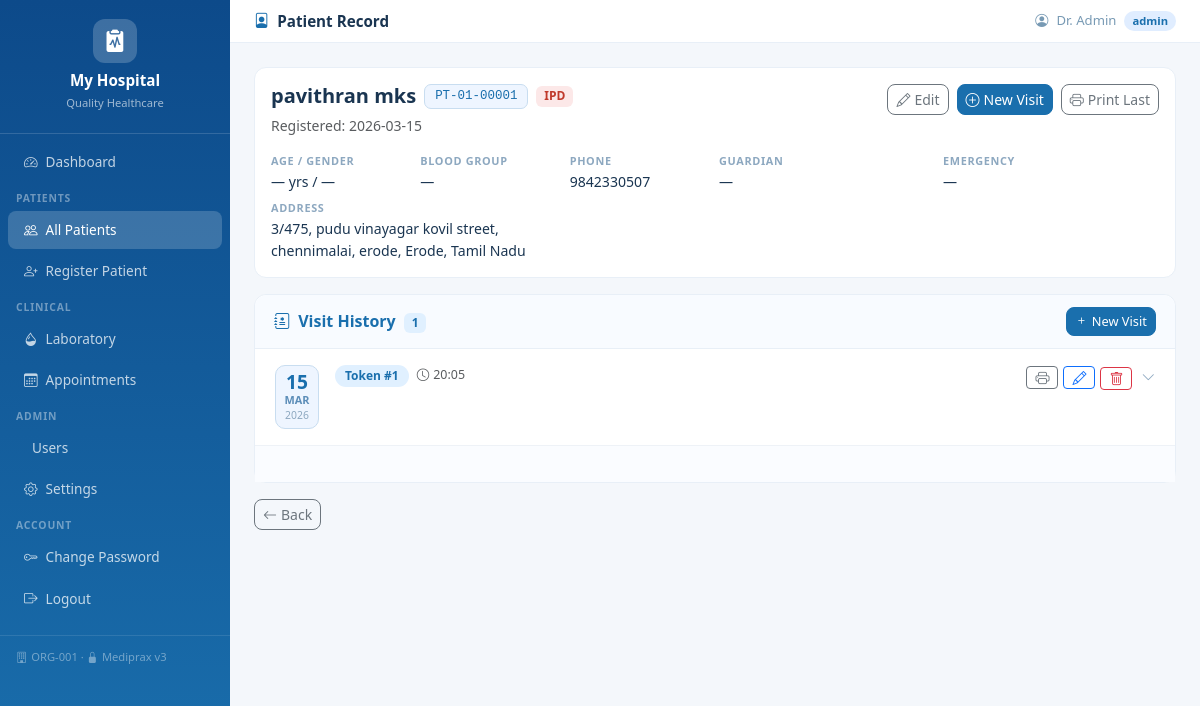
Page /patients/1 (signed in) on the committed database.
### tables this page shows
CREATE TABLE hospitals(
            id         INTEGER PRIMARY KEY AUTOINCREMENT,
            name       TEXT NOT NULL,
            tagline    TEXT DEFAULT 'Quality Healthcare',
            address    TEXT DEFAULT '',
            phone      TEXT DEFAULT '',
            email      TEXT DEFAULT '',
            color1     TEXT DEFAULT '#1a6fad',
            color2     TEXT DEFAULT '#0e9f8b',
            is_active  INTEGER DEFAULT 1,
            created_at TIMESTAMP DEFAULT CURRENT_TIMESTAMP
        , org_id TEXT);

CREATE TABLE users(
            id            INTEGER PRIMARY KEY AUTOINCREMENT,
            hospital_id   INTEGER NOT NULL,
            username      TEXT UNIQUE NOT NULL,
            password_hash TEXT NOT NULL,
            role          TEXT NOT NULL DEFAULT 'nurse'
                          CHECK(role IN ('admin','doctor','nurse','patient')),
            name          TEXT NOT NULL,
            specialization TEXT DEFAULT '',
            phone         TEXT DEFAULT '',
            patient_id    INTEGER,
            created_at    TIMESTAMP DEFAULT CURRENT_TIMESTAMP,
            FOREIGN KEY (hospital_id) REFERENCES hospitals(id)
        );

CREATE TABLE patients(
            id                INTEGER PRIMARY KEY AUTOINCREMENT,
            hospital_id       INTEGER NOT NULL,
            uhid              TEXT,
            name              TEXT NOT NULL,
            dob               DATE,
            age               INTEGER,
            gender            TEXT,
            guardian_name     TEXT DEFAULT '',
            guardian_relation TEXT DEFAULT '',
            emergency_contact TEXT DEFAULT '',
            emergency_phone   TEXT DEFAULT '',
            insurance         TEXT DEFAULT '',
            insurance_no      TEXT DEFAULT '',
            blood_group       TEXT DEFAULT '',
            rh_factor         TEXT DEFAULT '',
            height_cm         INTEGER,
            address           TEXT DEFAULT '',
            city              TEXT DEFAULT '',
            state             TEXT DEFAULT '',
            phone             TEXT DEFAULT '',
            email             TEXT DEFAULT '',
            individual_number TEXT DEFAULT '',
            occupation        TEXT DEFAULT '',
            marital_status    TEXT DEFAULT '',
            religion          TEXT DEFAULT '',
            nationality       TEXT DEFAULT 'Indian',
            comorbidity       TEXT DEFAULT '',
            known_allergies   TEXT DEFAULT '',
            past_medical_history TEXT DEFAULT '',
            past_surgical_history TEXT DEFAULT '',
            family_history    TEXT DEFAULT '',
            habits            TEXT DEFAULT '',
            patient_type      TEXT DEFAULT 'OPD'
                              CHECK(patient_type IN ('OPD','IPD','Emergency')),
            created_at        TIMESTAMP DEFAULT CURRENT_TIMESTAMP,
            updated_at        TIMESTAMP DEFAULT CURRENT_TIMESTAMP, org_id TEXT,
            FOREIGN KEY (hospital_id) REFERENCES hospitals(id)
        );

CREATE TABLE visits(
            id            INTEGER PRIMARY KEY AUTOINCREMENT,
            hospital_id   INTEGER NOT NULL,
            patient_id    INTEGER NOT NULL,
            admission_id  INTEGER,
            visit_type    TEXT DEFAULT 'OPD'
                          CHECK(visit_type IN ('OPD','IPD','Emergency')),
            token_no      INTEGER,
            visit_date    DATE NOT NULL,
            visit_time    TIME,
            doctor_id     INTEGER,
            complaints    TEXT DEFAULT '',
            history_of_illness TEXT DEFAULT '',
            examination_findings TEXT DEFAULT '',
            primary_diagnosis TEXT DEFAULT '',
            secondary_diagnosis TEXT DEFAULT '',
            investigation TEXT DEFAULT '',
            prescription  TEXT DEFAULT '',
            notes         TEXT DEFAULT '',
            advice        TEXT DEFAULT '',
            -- Vitals
            bp_systolic   INTEGER,
            bp_diastolic  INTEGER,
            pulse         INTEGER,
            temperature   REAL,
            weight        REAL,
            height        INTEGER,
            spo2          INTEGER,
            rr            INTEGER,
            blood_sugar   REAL,
            -- Follow-up
            followup_date DATE,
            followup_notes TEXT DEFAULT '',
            created_by    INTEGER,
            created_at    TIMESTAMP DEFAULT CURRENT_TIMESTAMP,
            FOREIGN KEY (hospital_id) REFERENCES hospitals(id),
            FOREIGN KEY (patient_id)  REFERENCES patients(id)
        );

### app/routes/patient_routes.py (the view)
@patient_routes.route('/<int:pid>')
def patient_detail(pid):
    if not _ok(): return redirect(url_for('auth.login'))
    hid = _hid(); db = get_db()
    if session.get('role') == 'patient' and session.get('patient_id') != pid:
        return redirect(url_for('patients.patient_detail', pid=session['patient_id']))
    raw = db.execute('SELECT * FROM patients WHERE id=? AND hospital_id=?',(pid,hid)).fetchone()
    if not raw: flash('Not found.','danger'); return redirect(url_for('patients.patients'))
    patient = _safe(raw, PKEYS)
    visits  = [_safe(v,VKEYS) for v in db.execute(
        'SELECT * FROM visits WHERE patient_id=? AND hospital_id=? ORDER BY visit_date DESC,id DESC',(pid,hid)).fetchall()]
    admissions = [dict(r) for r in db.execute('''
        SELECT a.*,w.name AS ward_name,b.bed_number,u.name AS doctor_name
        FROM admissions a LEFT JOIN wards w ON a.ward_id=w.id
        LEFT JOIN beds b ON a.bed_id=b.id LEFT JOIN users u ON a.admitting_doctor_id=u.id
        WHERE a.patient_id=? AND a.hospital_id=? ORDER BY a.id DESC''',(pid,hid)).fetchall()]
    display_age = _age(patient['dob']) or patient['age']
    return render_template('patient_detail.html', patient=patient, display_age=display_age,
                           visits=visits, admissions=admissions)

### templates/patient_detail.html (shortened to what this page needs)
{% extends "base.html" %}
{% block page_title %}<i class="bi bi-file-person me-2 text-primary"></i>Patient Record{% endblock %}
{% block content %}
<div class="card mb-3">
  <div class="card-body">
    <div class="d-flex justify-content-between align-items-start flex-wrap gap-2 mb-3">
      <div>
        <div class="d-flex align-items-center gap-2 flex-wrap mb-1">
          <h5 class="mb-0 fw-bold" style="color:#1a3551">{{ patient.name }}</h5>
          {% if patient.uhid %}<span style="background:#eef5ff;color:#1a6fad;border:1px solid #c8ddf0;border-radius:7px;padding:2px 10px;font-size:.78rem;font-family:monospace">{{ patient.uhid }}</span>{% endif %}
          {% if patient.patient_type=='IPD' %}<span class="badge" style="background:#fce8e8;color:#c0392b">IPD</span>
          {% elif patient.patient_type=='Emergency' %}<span class="badge" style="background:#fff3cd;color:#856404">Emergency</span>
          {% else %}<span class="badge" style="background:#e8f5e9;color:#2e7d32">OPD</span>{% endif %}
        </div>
        <small class="text-muted">Registered: {{ patient.created_at[:10] if patient.created_at else '—' }}</small>
      </div>
      {% if session.role in ('admin','doctor') %}
      <div class="d-flex gap-2 flex-wrap">
        <a href="{{ url_for('patients.edit_patient', pid=patient.id) }}" class="btn btn-sm btn-outline-secondary" style="border-radius:8px"><i class="bi bi-pencil me-1"></i>Edit</a>
        <a href="{{ url_for('visits.add_visit', pid=patient.id) }}" class="btn btn-sm btn-primary" style="border-radius:8px"><i class="bi bi-plus-circle me-1"></i>New Visit</a>
        {% if visits %}<a href="{{ url_for('visits.print_prescription', pid=patient.id, vid=visits[0].id) }}" class="btn btn-sm btn-outline-secondary" style="border-radius:8px" target="_blank"><i class="bi bi-printer me-1"></i>Print Last</a>{% endif %}
      </div>
      {% endif %}
    </div>
    <div class="row g-2" style="font-size:.88rem">
      <div class="col-6 col-md-2"><div class="info-box"><label>Age / Gender</label><p>{{ display_age or patient.age or '—' }} yrs / {{ patient.gender or '—' }}</p></div></div>
      <div class="col-6 col-md-2"><div class="info-box"><label>Blood Group</label><p>{% if patient.blood_group %}<span class="badge" style="background:#fee2e2;color:#b91c1c;font-size:.88rem">{{ patient.blood_group }}</span>{% else %}—{% endif %}</p></div></div>
      <div class="col-6 col-md-2"><div class="info-box"><label>Phone</label><p>{{ patient.phone or '—' }}</p></div></div>
      <div class="col-6 col-md-3"><div class="info-box"><label>Guardian</label><p>{{ patient.guardian_name or '—' }}</p></div></div>
      <div class="col-6 col-md-3"><div class="info-box"><label>Emergency</label><p>{{ patient.emergency_contact or '—' }}{% if patient.emergency_phone %} · {{ patient.emergency_phone }}{% endif %}</p></div></div>
      {% if patient.address %}<div class="col-md-4"><div class="info-box"><label>Address</label><p>{{ patient.address }}{% if patient.city %}, {{ patient.city }}{% endif %}{% if patient.state %}, {{ patient.state }}{% endif %}</p></div></div>{% endif %}
    </div>
  </div>
</div>
<div class="card">
  <div class="card-header d-flex justify-content-between align-items-center">
    <div>
      <span class="fw-semibold text-primary"><i class="bi bi-journal-medical me-2"></i>Visit History</span>
      <span class="badge ms-1" style="background:#e0f0ff;color:#1a6fad">{{ visits|length }}</span>
    </div>
    {% if session.role in ('admin','doctor') %}
    <a href="{{ url_for('visits.add_visit', pid=patient.id) }}" class="btn btn-sm btn-primary" style="border-radius:8px;font-size:.8rem"><i class="bi bi-plus me-1"></i>New Visit</a>
    {% endif %}
  </div>
  <div class="card-body p-0">
    {% if visits %}
    {% for v in visits %}
    <div class="visit-card">
      <div class="visit-header" onclick="toggleVisit({{ v.id }})">
        <div class="d-flex align-items-start gap-3 flex-wrap">
          <div class="visit-date-block">
            {% set vd = v.visit_date or '' %}
            {% if vd %}
            {% set months=['','Jan','Feb','Mar','Apr','May','Jun','Jul','Aug','Sep','Oct','Nov','Dec'] %}
            <div class="vd-day">{{ vd[8:10] }}</div>
            <div class="vd-mon">{{ months[vd[5:7]|int] }}</div>
            <div class="vd-yr">{{ vd[0:4] }}</div>
            {% else %}<div class="vd-day">—</div>{% endif %}
          </div>
          <div class="flex-grow-1">
            <div class="d-flex align-items-center gap-2 flex-wrap mb-1">
              {% if v.token_no %}<span class="visit-token">Token #{{ v.token_no }}</span>{% endif %}
              {% if v.visit_time %}<span class="text-muted" style="font-size:.78rem"><i class="bi bi-clock me-1"></i>{{ v.visit_time }}</span>{% endif %}
            </div>
            {% set hv = v.bp_systolic or v.pulse or v.temperature or v.weight or v.spo2 or v.blood_sugar %}
          </div>
        </div>
        <div class="visit-actions" onclick="event.stopPropagation()">
          <a href="{{ url_for('visits.print_prescription', pid=patient.id, vid=v.id) }}" class="btn btn-sm btn-outline-secondary py-0 px-2" target="_blank" title="Print"><i class="bi bi-printer"></i></a>
          {% if session.role in ('admin','doctor') %}
          <a href="{{ url_for('visits.edit_visit', pid=patient.id, vid=v.id) }}" class="btn btn-sm btn-outline-primary py-0 px-2"><i class="bi bi-pencil"></i></a>
          <form method="POST" action="{{ url_for('visits.delete_visit', pid=patient.id, vid=v.id) }}" onsubmit="return confirm('Delete?')" style="display:inline">
            <button class="btn btn-sm btn-outline-danger py-0 px-2"><i class="bi bi-trash"></i></button>
          </form>
          {% endif %}
          <i class="bi bi-chevron-down visit-chevron" id="chev-{{ v.id }}"></i>
        </div>
      </div>
      <div class="visit-body" id="vbody-{{ v.id }}" {% if loop.first %}style="display:block"{% else %}style="display:none"{% endif %}>
      </div>
    </div>
    {% endfor %}
    {% endif %}
  </div>
</div>
<div class="mt-3"><a href="{{ url_for('patients.patients') }}" class="btn btn-sm btn-outline-secondary" style="border-radius:8px"><i class="bi bi-arrow-left me-1"></i>Back</a></div>
{% endblock %}

### templates/base.html (shortened to what this page needs)
<!DOCTYPE html>
<html lang="en">
<head>
  <link href="https://cdn.jsdelivr.net/npm/bootstrap@5.3.2/dist/css/bootstrap.min.css" rel="stylesheet"/>
  <link href="https://cdn.jsdelivr.net/npm/bootstrap-icons@1.11.3/font/bootstrap-icons.min.css" rel="stylesheet"/>
  <link rel="stylesheet" href="{{ url_for('static', filename='css/style.css') }}"/>
</head>
<body>
<nav id="sidebar">
  <div class="brand">
    <div class="brand-icon"><i class="bi bi-clipboard2-pulse-fill"></i></div>
    <h5>{{ hospital.name }}</h5>
    <small>{{ hospital.tagline }}</small>
  </div>
  <ul class="nav flex-column mt-2">
    {% if session.role != 'patient' %}
    <li class="nav-item"><a href="{{ url_for('auth.dashboard') }}" class="nav-link {% if request.endpoint=='auth.dashboard' %}active{% endif %}"><i class="bi bi-speedometer2"></i> Dashboard</a></li>
    <li class="nav-label">Patients</li>
    <li class="nav-item"><a href="{{ url_for('patients.patients') }}" class="nav-link {% if 'patients.' in (request.endpoint or '') %}active{% endif %}"><i class="bi bi-people"></i> All Patients</a></li>
    {% if session.role in ('admin','doctor') %}
    <li class="nav-item"><a href="{{ url_for('patients.add_patient_view') }}" class="nav-link"><i class="bi bi-person-plus"></i> Register Patient</a></li>
    {% endif %}
    <li class="nav-label">Clinical</li>
    <li class="nav-item"><a href="{{ url_for('lab.lab_list') }}" class="nav-link {% if 'lab.' in (request.endpoint or '') %}active{% endif %}"><i class="bi bi-droplet-half"></i> Laboratory</a></li>
    <li class="nav-item"><a href="{{ url_for('appointments.appointments') }}" class="nav-link {% if 'appointments.' in (request.endpoint or '') %}active{% endif %}"><i class="bi bi-calendar3"></i> Appointments</a></li>
    {% if session.role == 'admin' %}
    <li class="nav-label">Admin</li>
    <li class="nav-item"><a href="{{ url_for('auth.users') }}" class="nav-link {% if request.endpoint=='auth.users' %}active{% endif %}"> Users</a></li>
    <li class="nav-item"><a href="{{ url_for('settings.hospital_settings') }}" class="nav-link {% if 'settings.' in (request.endpoint or '') %}active{% endif %}"><i class="bi bi-gear"></i> Settings</a></li>
    {% endif %}
    {% else %}
    <li class="nav-item"><a href="{{ url_for('patients.patient_detail', pid=session.patient_id) }}" class="nav-link active"><i class="bi bi-file-medical"></i> My Records</a></li>
    {% endif %}
    <li class="nav-label">Account</li>
    <li class="nav-item"><a href="{{ url_for('auth.change_password') }}" class="nav-link"><i class="bi bi-key"></i> Change Password</a></li>
    <li class="nav-item"><a href="{{ url_for('auth.logout') }}" class="nav-link"><i class="bi bi-box-arrow-right"></i> Logout</a></li>
  </ul>
  <div class="sidebar-footer">
    {% if hospital.org_id %}<i class="bi bi-building me-1"></i>{{ hospital.org_id }} &middot; {% endif %}
    <i class="bi bi-lock-fill me-1"></i>Mediprax v3
  </div>
</nav>
<div id="topbar">
  <div class="d-flex align-items-center gap-2">
    <p class="page-title mb-0">{% block page_title %}{% endblock %}</p>
  </div>
  <div class="user-pill">
    <i class="bi bi-person-circle"></i>
    <span>{{ session.name }}</span>
    <span class="role-badge role-{{ session.role }}">{{ session.role }}</span>
  </div>
</div>
<div id="main">
  {% block content %}{% endblock %}
</div>
</body>
</html>

### rows in the picture
hospitals: name "My Hospital", tagline "Quality Healthcare", org_id "ORG-001"
users: role "admin"
patients: name "pavithran mks", uhid "PT-01-00001", created_at "2026-03-15", gender "—", phone "9842330507", guardian_name "—", emergency_contact "—", address "3/475, pudu vinayagar kovil street, chennimalai, erode", city "Erode", state "Tamil Nadu"
visits: visit_date "15", visit_date "MAR", visit_date "2026", token_no "1", visit_time "20:05"

### other values in the picture
{{ session.name }} "Dr. Admin"
{{ display_age or patient.age or '—' }} "—"
{{ visits|length }} "1"
